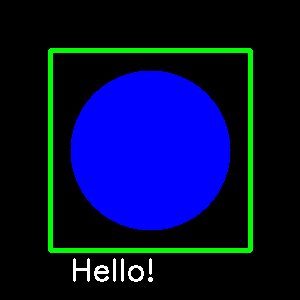
#> input picture image/generated.png, 300 x 300 px, found by its file name
$ python example_opencv.py
#> lines starting #> are read from the running program, lines starting #| are printed output that depends on the picture; after the words box and inside, x2 and y2 are one past the last pixel; in counts of white or black regions, pixels touching at a corner belong together
# OpenCV quickstart (עברית)
import cv2
import numpy as np
from pathlib import Path

# נוודא שהתיקייה image קיימת
Path("image").mkdir(exist_ok=True)

# 1) קריאה של תמונה: ננסה קודם את generated.png שהכנו
img = cv2.imread("image/generated.png", cv2.IMREAD_COLOR)
#> img is the input picture: shape (300, 300, 3); mean B, G, R 58.7, 13.1, 1.8
if img is None:
    # אם אין את הקובץ, ניצור תמונה "דמי" כדי שהקוד יעבוד בכל מקרה
    img = (np.random.rand(240, 320, 3) * 255).astype("uint8")

# 2) המרה לגווני אפור
gray = cv2.cvtColor(img, cv2.COLOR_BGR2GRAY)
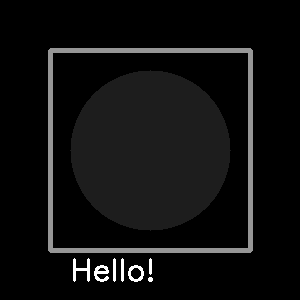
#> gray: shape (300, 300); min 0, max 255, mean 15

# 3) שמירות בסיס
cv2.imwrite("image/out_gray.png", gray)
blur = cv2.GaussianBlur(img, (5, 5), 0)
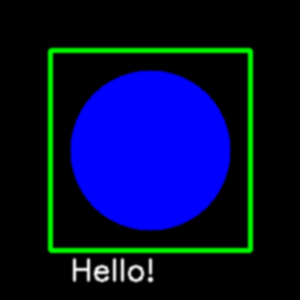
#> blur: shape (300, 300, 3); mean B, G, R 58.7, 13.1, 1.8
cv2.imwrite("image/out_blur.png", blur)

# 4) קצוות + קונטורים
edges = cv2.Canny(gray, 100, 200)
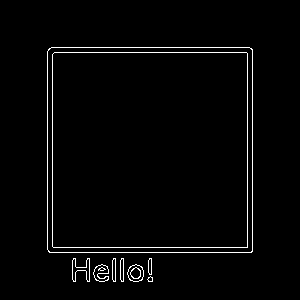
#> edges: shape (300, 300); 2.3% white in thin lines or dots, all inside (x1, y1, x2, y2) = (47, 47, 253, 282)
cv2.imwrite("image/out_edges.png", edges)

contours, _ = cv2.findContours(edges, cv2.RETR_EXTERNAL, cv2.CHAIN_APPROX_SIMPLE)
#> contours = 8 contours, 1 with area under 20; largest, box (x1, y1, x2, y2) and area: (47, 47, 253, 253) 42012, (127, 264, 144, 282) 215, (72, 258, 90, 282) 168, (93, 264, 109, 282) 164, (120, 258, 124, 282) 66, (112, 258, 116, 282) 66, (148, 258, 152, 275) 45
print("Contours found:", len(contours))
#| Contours found: 8

# (אופציונלי) לצייר קונטורים על העותק של התמונה
img_contours = img.copy()
cv2.drawContours(img_contours, contours, -1, (0, 255, 0), 1)
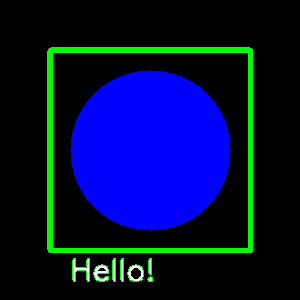
#> img_contours: shape (300, 300, 3); 0.88% of pixels changed, all inside (x1, y1, x2, y2) = (47, 47, 253, 282)
cv2.imwrite("image/out_contours.png", img_contours)

# 5) ציור טקסט/מלבן על התמונה
img_annot = img.copy()
cv2.rectangle(img_annot, (50, 50), (200, 200), (0, 255, 0), 3)
cv2.putText(img_annot, "Hello OpenCV", (60, 230),
            cv2.FONT_HERSHEY_SIMPLEX, 0.8, (255, 0, 0), 2)
cv2.imwrite("image/out_annot.png", img_annot)

# 6) שינוי גודל / חיתוך / סיבוב (דוגמאות)
resized = cv2.resize(img, (200, 200))
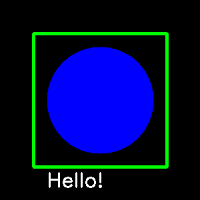
#> resized: shape (200, 200, 3); mean B, G, R 58.7, 13.3, 1.8
cv2.imwrite("image/out_resized.png", resized)

# שים לב: טווחי החיתוך חייבים להיות בתוך גבולות התמונה
h, w = img.shape[:2]
#> h = 300; w = 300
y1, y2, x1, x2 = 0, min(200, h), 0, min(300, w)
#> y1 = 0; y2 = 200; x1 = 0; x2 = 300
cropped = img[y1:y2, x1:x2]
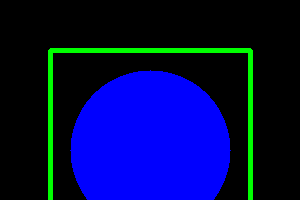
#> cropped: shape (200, 300, 3); mean B, G, R 74, 10.6, 0
cv2.imwrite("image/out_cropped.png", cropped)

rotated = cv2.rotate(img, cv2.ROTATE_90_CLOCKWISE)
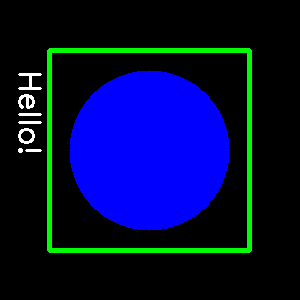
#> rotated: shape (300, 300, 3); mean B, G, R 58.7, 13.1, 1.8
cv2.imwrite("image/out_rotated.png", rotated)

# 7) שמירה ל-JPEG עם איכות 90
cv2.imwrite("image/out_quality90.jpg", img, [cv2.IMWRITE_JPEG_QUALITY, 90])

# 8) זיהוי פנים (כנראה לא ימצא בתמונה מלאכותית - זה תקין)
face_cascade = cv2.CascadeClassifier(cv2.data.haarcascades + "haarcascade_frontalface_default.xml")
faces = face_cascade.detectMultiScale(gray, scaleFactor=1.1, minNeighbors=5)
#> faces = ()
print("Faces found:", len(faces))
#| Faces found: 0
img_faces = img.copy()
for (x, y, w, h) in faces:
    cv2.rectangle(img_faces, (x, y), (x + w, y + h), (255, 0, 0), 2)
#> this loop made 0 passes
cv2.imwrite("image/out_faces.png", img_faces)

print("✅ Saved outputs in the 'image/' folder.")
